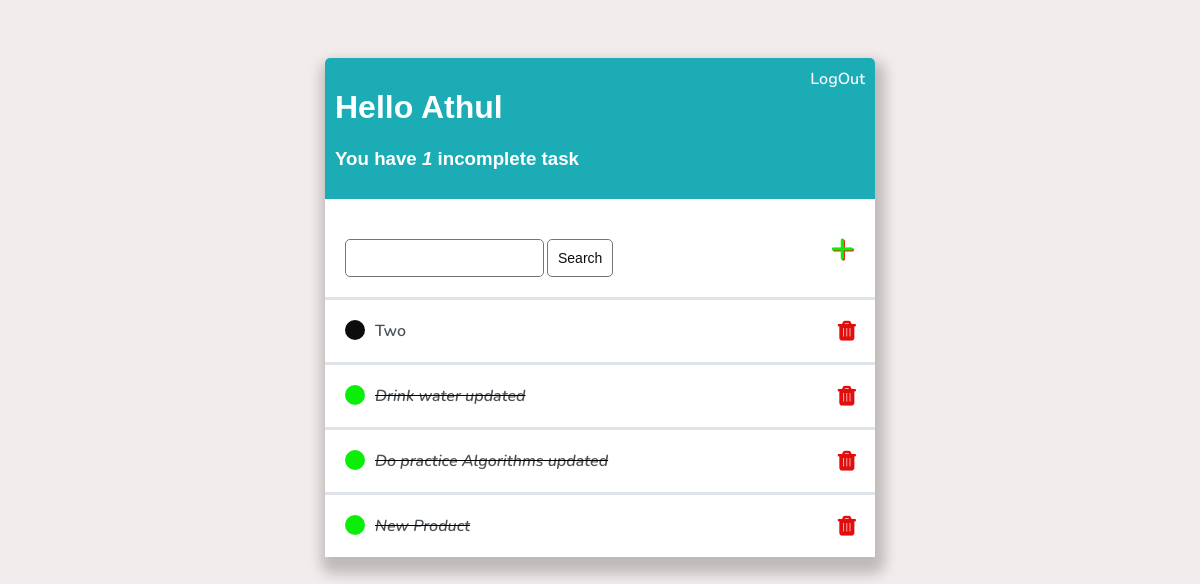
Page / (signed in) on the earlier database version.
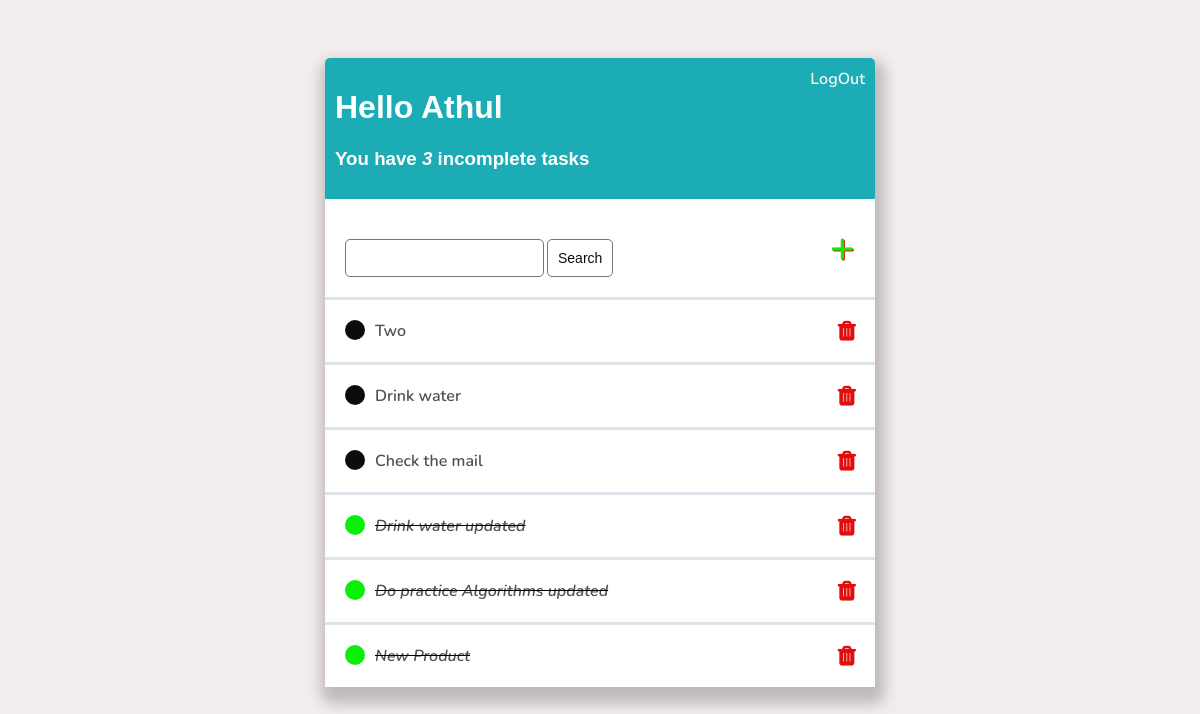
Same page on the later database version.
### base/models.py (models this page shows)
class Task(models.Model):
    user        = models.ForeignKey(User,on_delete=models.CASCADE,null=True,blank=True)
    title       = models.CharField(max_length=200)
    description = models.TextField(null=True,blank=True)
    completed   = models.BooleanField(default=False)
    created     = models.DateTimeField(auto_now_add=True)
    def __str__(self):
        return self.title
    class Meta:
        ordering = [ 'completed' ]

### base/views.py (the view)
# urls.py: path('',                      TaskList.as_view(),                    name='tasks'),
class TaskList(LoginRequiredMixin,ListView):
    model               = Task
    context_object_name = 'tasks'
    def get_context_data(self, **kwargs):
        context          = super().get_context_data(**kwargs)
        context['tasks'] = context['tasks'].filter(user=self.request.user)
        context['count'] = context['tasks'].filter(completed=False).count()
        search_input     = self.request.GET.get('search-area') or ''
        if search_input:
            context['tasks'] = context['tasks'].filter(title__startswith=search_input)
        context['search_input'] = search_input
        return context

### base/templates/base/task_list.html
{% extends "base/main.html" %}
{% block content %}
<div class="header">
    <div class="">
        <h1>Hello {{request.user | title}}</h1>
        {% if tasks %}
        <h3>You have <i>{{count}}</i> incomplete task{{ count|pluralize }} </h3>
        {% else  %}
        <h3>You have no tasks yet.</h3>
        {% endif %}
    </div>
    {% if request.user.is_authenticated %}
    <a href="{% url 'logout' %}">LogOut</a>
    {% else %}
    <p>{{request.user}}</p>
    <a href="{% url 'login' %}">LogIn</a>
    {% endif %}
</div>
<div id="search-add-wrapper">
    <form method="GET" style="display:flex;margin-top:20px">
        <input type="text" name="search-area" value="{{search_input}}">
        <input class="button" type="submit" value="Search">
    </form>
    <a id="add-link" href="{% url 'task-create' %}">&#43;</a>
</div>
<div class="task-items-wrapper">
    {% for task in tasks %}
        <div class="task-wrapper">
            {% if task.completed %}
                <div class="task-title">
                    <div class="task-complete-icon">
                    </div>
                    <i><s><a href="{% url 'task-update' task.id %}">{{task}}</a></s></i>
                </div>
            <a class="delete-link fa fa-trash" href="{% url 'task-delete' task.id %}"></a>
            {% else %}
                <div class="task-title">
                    <div class="task-incomplete-icon">
                    </div>
                    <a href="{% url 'task-update' task.id %}">{{task}}</a>
                </div>
            <a class="delete-link fa fa-trash" href="{% url 'task-delete' task.id %}"></a>
            {% endif %}
        </div>
    {% empty %}
    <h3 class="no-task">No items found</h2>
    {% endfor %}
</div>
{% endblock %}

Differences in the rows shown:
added Task: title "Drink water"
added Task: title "Check the mail"
Other differences:
{{ count }}: "1" → "3"
